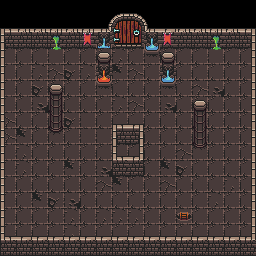

Below is a game level as drawn by its tile map, then a one-line description and the .tmx file that defines it, in full:
An orthogonal 16x16 tile map with 16x16 px tiles, 3 tile layers (Tile Layer 1, Tile Layer 2, ai_nodes) and 14 objects.

<map version="1.2" tiledversion="1.2.1" orientation="orthogonal" renderorder="left-down" width="16" height="16" tilewidth="16" tileheight="16" infinite="0" nextlayerid="7" nextobjectid="33">
 <properties>
  <property name="tileSize" value="16" />
 </properties>
 <tileset firstgid="1" source="dungeon_tileset.tsx" />
 <layer id="2" name="Tile Layer 1" width="16" height="16">
  <data encoding="csv">
0,0,0,0,0,0,0,0,0,0,0,0,0,0,0,0,
0,0,0,0,0,0,0,0,0,0,0,0,0,0,0,0,
163,163,163,163,163,163,163,163,163,163,163,163,163,163,163,163,
163,163,163,132,163,163,163,132,163,163,163,163,163,132,163,163,
163,163,132,131,162,132,132,195,131,163,163,163,163,163,163,163,
163,163,162,163,163,163,163,163,163,163,163,163,131,164,163,163,
163,163,164,163,163,163,163,132,131,163,164,163,163,163,163,163,
131,163,163,163,162,130,163,163,163,163,163,163,163,163,163,163,
131,195,163,163,163,130,130,163,163,163,163,163,163,163,163,163,
163,132,163,163,163,163,163,163,163,163,163,131,131,163,163,163,
163,132,163,163,195,163,164,163,163,163,195,162,163,163,163,163,
163,163,163,163,163,163,131,195,163,163,131,163,163,163,132,163,
163,163,195,162,164,163,163,163,163,163,163,163,163,132,163,163,
163,163,163,163,132,163,132,132,132,163,163,162,163,163,163,163,
163,163,163,163,132,163,163,163,163,163,163,163,163,163,163,163,
163,163,163,163,163,163,163,163,163,163,163,163,163,163,163,163
</data>
 </layer>
 <layer id="3" name="Tile Layer 2" width="16" height="16">
  <data encoding="csv">
0,0,0,0,0,0,418,419,420,421,0,0,0,0,0,0,
227,3,3,3,3,3,450,451,452,453,325,3,3,3,3,228,
259,324,324,165,324,66,102,483,484,101,66,324,324,165,324,260,
258,0,0,197,0,0,166,0,0,133,166,0,0,197,0,257,
258,0,0,0,0,0,37,0,0,0,101,0,0,0,0,257,
258,0,0,166,0,0,69,0,0,0,133,0,0,0,0,257,
258,0,0,198,0,0,0,0,0,0,0,0,166,0,0,257,
258,0,0,198,0,0,0,227,228,0,0,0,198,0,0,257,
258,0,0,230,0,0,0,259,260,0,0,0,198,0,0,257,
258,0,0,0,0,0,0,291,292,0,0,0,231,0,0,257,
258,0,0,0,0,0,0,323,324,0,0,0,0,0,0,257,
258,0,0,0,0,0,0,0,0,0,0,0,0,0,0,257,
258,0,0,0,0,0,0,0,0,0,0,0,0,0,0,257,
258,0,0,0,0,0,0,0,0,0,0,196,0,0,0,257,
291,325,325,325,325,325,325,325,325,325,325,325,325,325,325,292,
323,323,323,323,323,323,323,323,323,323,323,323,323,323,323,323
</data>
 </layer>
 <objectgroup id="5" name="obstacles">
  <object id="16" x="0.5" y="29" width="4.25" height="210.75" />
  <object id="17" x="5.5" y="236.5" width="246.25" height="3.25" />
  <object id="18" x="252" y="46.75" width="3.5" height="192.5" />
  <object id="19" x="161" y="43.75" width="90.75" height="4.25" />
  <object id="20" x="111.75" y="41.5" width="32.5" height="4.25" />
  <object id="21" x="5.25" y="43" width="91" height="4.75" />
  <object id="22" x="96.25" y="45.5" width="16" height="8" />
  <object id="23" x="144.5" y="46.25" width="15.75" height="7" />
  <object id="26" x="112.935" y="127.92" width="30.8469" height="46.97" />
  <object id="28" x="192.474" y="100.189" width="14.5312" height="46.6527" />
  <object id="29" x="97" y="54" width="14.75" height="31" />
  <object id="30" x="160.5" y="53" width="16" height="32.25" />
  <object id="31" x="49" y="84.5" width="14.25" height="48" />
  <object id="32" x="176.75" y="211" width="14.25" height="9.75" />
 </objectgroup>
 <layer id="6" name="ai_nodes" width="16" height="16">
  <data encoding="csv">
0,0,0,0,0,0,0,0,0,0,0,0,0,0,0,0,
0,0,0,0,0,0,0,0,0,0,0,0,0,0,0,0,
1,1,1,1,1,1,1,0,0,1,1,1,1,1,1,1,
1,0,0,0,0,0,1,0,0,0,1,0,0,0,0,1,
1,0,0,0,0,0,1,0,0,0,1,0,0,0,0,1,
1,0,0,1,0,0,1,0,0,0,1,0,0,0,0,1,
1,0,0,1,0,0,0,0,0,0,0,0,1,0,0,1,
1,0,0,1,0,0,0,0,0,0,0,0,1,0,0,1,
1,0,0,1,0,0,0,1,1,0,0,0,1,0,0,1,
1,0,0,0,0,0,0,1,1,0,0,0,1,0,0,1,
1,0,0,0,0,0,0,1,1,0,0,0,0,0,0,1,
1,0,0,0,0,0,0,0,0,0,0,0,0,0,0,1,
1,0,0,0,0,0,0,0,0,0,0,0,0,0,0,1,
1,0,0,0,0,0,0,0,0,0,0,1,0,0,0,1,
1,0,0,0,0,0,0,0,0,0,0,0,0,0,0,1,
1,1,1,1,1,1,1,1,1,1,1,1,1,1,1,1
</data>
 </layer>
</map>
